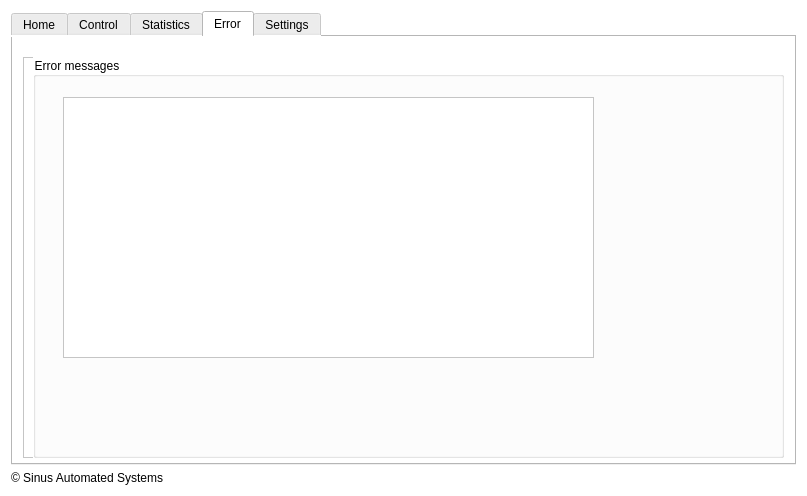
<?xml version="1.0" encoding="UTF-8"?>
<ui version="4.0">
 <class>WateringGUI</class>
 <widget class="QMainWindow" name="WateringGUI">
  <property name="geometry">
   <rect>
    <x>0</x>
    <y>0</y>
    <width>807</width>
    <height>496</height>
   </rect>
  </property>
  <property name="windowTitle">
   <string>WateringGUI</string>
  </property>
  <property name="autoFillBackground">
   <bool>false</bool>
  </property>
  <property name="styleSheet">
   <string notr="true">background-color: white;</string>
  </property>
  <widget class="QWidget" name="centralWidget">
   <layout class="QVBoxLayout" name="verticalLayout_4">
    <item>
     <widget class="QTabWidget" name="tabs">
      <property name="currentIndex">
       <number>3</number>
      </property>
      <widget class="QWidget" name="homeTab">
       <attribute name="title">
        <string>Home</string>
       </attribute>
       <widget class="QWidget" name="verticalLayoutWidget">
        <property name="geometry">
         <rect>
          <x>10</x>
          <y>10</y>
          <width>256</width>
          <height>256</height>
         </rect>
        </property>
        <layout class="QVBoxLayout" name="verticalLayout">
         <item>
          <widget class="QLabel" name="label">
           <property name="text">
            <string/>
           </property>
           <property name="pixmap">
            <pixmap resource="wateringresource.qrc">:/img/logo.png</pixmap>
           </property>
          </widget>
         </item>
        </layout>
       </widget>
       <widget class="QGroupBox" name="groupBox_5">
        <property name="geometry">
         <rect>
          <x>270</x>
          <y>10</y>
          <width>271</width>
          <height>161</height>
         </rect>
        </property>
        <property name="title">
         <string>Software Information</string>
        </property>
        <layout class="QVBoxLayout" name="verticalLayout_7">
         <item>
          <layout class="QHBoxLayout" name="horizontalLayout_10">
           <item>
            <widget class="QLabel" name="label_4">
             <property name="text">
              <string>Version:</string>
             </property>
            </widget>
           </item>
           <item>
            <widget class="QLabel" name="label_13">
             <property name="text">
              <string>None</string>
             </property>
            </widget>
           </item>
          </layout>
         </item>
         <item>
          <layout class="QHBoxLayout" name="horizontalLayout_11">
           <item>
            <widget class="QLabel" name="label_14">
             <property name="text">
              <string>Uptime:</string>
             </property>
            </widget>
           </item>
           <item>
            <widget class="QLabel" name="uptime">
             <property name="text">
              <string>None</string>
             </property>
            </widget>
           </item>
          </layout>
         </item>
         <item>
          <layout class="QHBoxLayout" name="horizontalLayout_13">
           <item>
            <widget class="QLabel" name="label_18">
             <property name="text">
              <string>Active Devices:</string>
             </property>
            </widget>
           </item>
           <item>
            <widget class="QLabel" name="activeDev">
             <property name="text">
              <string>0</string>
             </property>
            </widget>
           </item>
          </layout>
         </item>
         <item>
          <layout class="QHBoxLayout" name="horizontalLayout_14">
           <item>
            <widget class="QLabel" name="label_20">
             <property name="text">
              <string>Total Devices:</string>
             </property>
            </widget>
           </item>
           <item>
            <widget class="QLabel" name="totalDev">
             <property name="text">
              <string>0</string>
             </property>
            </widget>
           </item>
          </layout>
         </item>
        </layout>
       </widget>
       <widget class="QGroupBox" name="groupBox_6">
        <property name="geometry">
         <rect>
          <x>270</x>
          <y>180</y>
          <width>291</width>
          <height>231</height>
         </rect>
        </property>
        <property name="title">
         <string>Connected Devices</string>
        </property>
        <widget class="QWidget" name="verticalLayoutWidget_2">
         <property name="geometry">
          <rect>
           <x>10</x>
           <y>20</y>
           <width>271</width>
           <height>201</height>
          </rect>
         </property>
         <layout class="QVBoxLayout" name="verticalLayout_2">
          <item>
           <widget class="QListWidget" name="mDevList"/>
          </item>
         </layout>
        </widget>
       </widget>
      </widget>
      <widget class="QWidget" name="controlTab">
       <attribute name="title">
        <string>Control</string>
       </attribute>
       <widget class="QWidget" name="horizontalLayoutWidget">
        <property name="geometry">
         <rect>
          <x>10</x>
          <y>10</y>
          <width>201</width>
          <height>31</height>
         </rect>
        </property>
        <layout class="QHBoxLayout" name="horizontalLayout">
         <item>
          <widget class="QLabel" name="label_3">
           <property name="text">
            <string>Device:</string>
           </property>
          </widget>
         </item>
         <item>
          <widget class="QComboBox" name="cDevList"/>
         </item>
        </layout>
       </widget>
       <widget class="QFrame" name="cFrame">
        <property name="geometry">
         <rect>
          <x>0</x>
          <y>40</y>
          <width>791</width>
          <height>401</height>
         </rect>
        </property>
        <widget class="QGroupBox" name="groupBox">
         <property name="geometry">
          <rect>
           <x>0</x>
           <y>10</y>
           <width>261</width>
           <height>211</height>
          </rect>
         </property>
         <property name="title">
          <string>Action List</string>
         </property>
         <layout class="QVBoxLayout" name="verticalLayout_5">
          <item>
           <layout class="QVBoxLayout" name="verticalLayout_3">
            <item>
             <widget class="QPushButton" name="forceIrrbtn">
              <property name="styleSheet">
               <string notr="true">QPushButton {
    background-color: #1C1C1C;
	color: white;
    border-style: outset;
    border-width: 2px;
    border-color: #424242;
}
QPushButton:pressed {
    background-color: #A4A4A4;
    border-style: inset;
}</string>
              </property>
              <property name="text">
               <string>Force irrigation</string>
              </property>
             </widget>
            </item>
            <item>
             <widget class="QPushButton" name="checkHumbtn">
              <property name="styleSheet">
               <string notr="true">QPushButton {
    background-color: #1C1C1C;
	color: white;
    border-style: outset;
    border-width: 2px;
    border-color: #424242;
}
QPushButton:pressed {
    background-color: #A4A4A4;
    border-style: inset;
}</string>
              </property>
              <property name="text">
               <string>Check Current Humidty</string>
              </property>
             </widget>
            </item>
            <item>
             <widget class="QPushButton" name="restartDvcbtn">
              <property name="styleSheet">
               <string notr="true">QPushButton {
    background-color: #1C1C1C;
	color: white;
    border-style: outset;
    border-width: 2px;
    border-color: #424242;
}
QPushButton:pressed {
    background-color: #A4A4A4;
    border-style: inset;
}</string>
              </property>
              <property name="text">
               <string>Restart Device</string>
              </property>
             </widget>
            </item>
           </layout>
          </item>
         </layout>
        </widget>
        <widget class="QGroupBox" name="controlGrp">
         <property name="geometry">
          <rect>
           <x>280</x>
           <y>10</y>
           <width>331</width>
           <height>58</height>
          </rect>
         </property>
         <property name="title">
          <string>Control</string>
         </property>
         <layout class="QHBoxLayout" name="horizontalLayout_8">
          <item>
           <layout class="QHBoxLayout" name="horizontalLayout_6">
            <item>
             <widget class="QLabel" name="label_12">
              <property name="text">
               <string>New Required Humidty:</string>
              </property>
             </widget>
            </item>
            <item>
             <widget class="QLineEdit" name="newReqHum"/>
            </item>
            <item>
             <widget class="QPushButton" name="setHum">
              <property name="styleSheet">
               <string notr="true">QPushButton {
    background-color: #1C1C1C;
	color: white;
    border-style: outset;
    border-width: 2px;
    border-color: #424242;
}
QPushButton:pressed {
    background-color: #A4A4A4;
    border-style: inset;
}</string>
              </property>
              <property name="text">
               <string>Set Humidity</string>
              </property>
             </widget>
            </item>
           </layout>
          </item>
         </layout>
        </widget>
        <widget class="QGroupBox" name="advusr">
         <property name="enabled">
          <bool>true</bool>
         </property>
         <property name="geometry">
          <rect>
           <x>280</x>
           <y>70</y>
           <width>332</width>
           <height>58</height>
          </rect>
         </property>
         <property name="title">
          <string>Advanced Users</string>
         </property>
         <property name="checkable">
          <bool>false</bool>
         </property>
         <layout class="QHBoxLayout" name="horizontalLayout_7">
          <item>
           <layout class="QHBoxLayout" name="horizontalLayout_2">
            <item>
             <widget class="QLabel" name="label_5">
              <property name="text">
               <string>Custom Command:</string>
              </property>
             </widget>
            </item>
            <item>
             <widget class="QLineEdit" name="customCMD"/>
            </item>
            <item>
             <widget class="QPushButton" name="sendCMD">
              <property name="styleSheet">
               <string notr="true">QPushButton {
    background-color: #1C1C1C;
	color: white;
    border-style: outset;
    border-width: 2px;
    border-color: #424242;
}
QPushButton:pressed {
    background-color: #A4A4A4;
    border-style: inset;
}</string>
              </property>
              <property name="text">
               <string>Send</string>
              </property>
             </widget>
            </item>
           </layout>
          </item>
         </layout>
        </widget>
        <widget class="QGroupBox" name="infoBox">
         <property name="geometry">
          <rect>
           <x>10</x>
           <y>230</y>
           <width>321</width>
           <height>161</height>
          </rect>
         </property>
         <property name="title">
          <string>Information</string>
         </property>
         <layout class="QVBoxLayout" name="verticalLayout_8">
          <item>
           <layout class="QVBoxLayout" name="verticalLayout_9">
            <item>
             <layout class="QHBoxLayout" name="horizontalLayout_3">
              <item>
               <widget class="QLabel" name="label_6">
                <property name="text">
                 <string>Last Update:</string>
                </property>
               </widget>
              </item>
              <item>
               <widget class="QLabel" name="lastUpdate">
                <property name="text">
                 <string>None</string>
                </property>
               </widget>
              </item>
             </layout>
            </item>
            <item>
             <layout class="QHBoxLayout" name="horizontalLayout_4">
              <item>
               <widget class="QLabel" name="label_8">
                <property name="text">
                 <string>Device ID:</string>
                </property>
               </widget>
              </item>
              <item>
               <widget class="QLabel" name="devID">
                <property name="text">
                 <string>None</string>
                </property>
               </widget>
              </item>
             </layout>
            </item>
            <item>
             <layout class="QHBoxLayout" name="horizontalLayout_5">
              <item>
               <widget class="QLabel" name="label_10">
                <property name="text">
                 <string>Required Humidty:</string>
                </property>
               </widget>
              </item>
              <item>
               <widget class="QLabel" name="reqHum">
                <property name="text">
                 <string>None</string>
                </property>
               </widget>
              </item>
             </layout>
            </item>
            <item>
             <layout class="QHBoxLayout" name="horizontalLayout_17">
              <item>
               <widget class="QLabel" name="label_24">
                <property name="text">
                 <string>Last Humidty:</string>
                </property>
               </widget>
              </item>
              <item>
               <widget class="QLabel" name="lastHum">
                <property name="text">
                 <string>None</string>
                </property>
               </widget>
              </item>
             </layout>
            </item>
           </layout>
          </item>
         </layout>
        </widget>
        <widget class="QGroupBox" name="groupBox_7">
         <property name="geometry">
          <rect>
           <x>280</x>
           <y>130</y>
           <width>331</width>
           <height>91</height>
          </rect>
         </property>
         <property name="title">
          <string>Update Time Value(minutes)</string>
         </property>
         <widget class="QSlider" name="timeInterval">
          <property name="geometry">
           <rect>
            <x>30</x>
            <y>40</y>
            <width>160</width>
            <height>19</height>
           </rect>
          </property>
          <property name="minimum">
           <number>5</number>
          </property>
          <property name="maximum">
           <number>240</number>
          </property>
          <property name="orientation">
           <enum>Qt::Horizontal</enum>
          </property>
         </widget>
         <widget class="QLabel" name="label_2">
          <property name="geometry">
           <rect>
            <x>240</x>
            <y>40</y>
            <width>47</width>
            <height>13</height>
           </rect>
          </property>
          <property name="text">
           <string>None</string>
          </property>
         </widget>
        </widget>
       </widget>
      </widget>
      <widget class="QWidget" name="statTab">
       <attribute name="title">
        <string>Statistics</string>
       </attribute>
       <widget class="QWidget" name="horizontalLayoutWidget_11">
        <property name="geometry">
         <rect>
          <x>10</x>
          <y>10</y>
          <width>201</width>
          <height>31</height>
         </rect>
        </property>
        <layout class="QHBoxLayout" name="horizontalLayout_15">
         <item>
          <widget class="QLabel" name="label_22">
           <property name="text">
            <string>Device:</string>
           </property>
          </widget>
         </item>
         <item>
          <widget class="QComboBox" name="sDevList"/>
         </item>
        </layout>
       </widget>
       <widget class="QFrame" name="sFrame">
        <property name="geometry">
         <rect>
          <x>-1</x>
          <y>39</y>
          <width>781</width>
          <height>391</height>
         </rect>
        </property>
        <property name="frameShape">
         <enum>QFrame::StyledPanel</enum>
        </property>
        <property name="frameShadow">
         <enum>QFrame::Raised</enum>
        </property>
        <widget class="QGroupBox" name="groupBox_2">
         <property name="geometry">
          <rect>
           <x>10</x>
           <y>30</y>
           <width>521</width>
           <height>331</height>
          </rect>
         </property>
         <property name="title">
          <string>Last 7 Days</string>
         </property>
        </widget>
        <widget class="QGroupBox" name="groupBox_3">
         <property name="geometry">
          <rect>
           <x>540</x>
           <y>30</y>
           <width>221</width>
           <height>331</height>
          </rect>
         </property>
         <property name="title">
          <string>irrigation time(s)</string>
         </property>
         <layout class="QHBoxLayout" name="horizontalLayout_16">
          <item>
           <widget class="QListWidget" name="listWidget_2"/>
          </item>
         </layout>
        </widget>
       </widget>
      </widget>
      <widget class="QWidget" name="errorTab">
       <attribute name="title">
        <string>Error</string>
       </attribute>
       <widget class="QFrame" name="frame">
        <property name="geometry">
         <rect>
          <x>10</x>
          <y>20</y>
          <width>761</width>
          <height>401</height>
         </rect>
        </property>
        <property name="frameShape">
         <enum>QFrame::StyledPanel</enum>
        </property>
        <property name="frameShadow">
         <enum>QFrame::Raised</enum>
        </property>
        <widget class="QGroupBox" name="groupBox_4">
         <property name="geometry">
          <rect>
           <x>10</x>
           <y>0</y>
           <width>751</width>
           <height>401</height>
          </rect>
         </property>
         <property name="title">
          <string>Error messages</string>
         </property>
         <widget class="QListWidget" name="errorView">
          <property name="geometry">
           <rect>
            <x>30</x>
            <y>40</y>
            <width>531</width>
            <height>261</height>
           </rect>
          </property>
         </widget>
        </widget>
       </widget>
      </widget>
      <widget class="QWidget" name="settingsTab">
       <attribute name="title">
        <string>Settings</string>
       </attribute>
       <widget class="QGroupBox" name="adminTools">
        <property name="enabled">
         <bool>false</bool>
        </property>
        <property name="geometry">
         <rect>
          <x>20</x>
          <y>200</y>
          <width>301</width>
          <height>161</height>
         </rect>
        </property>
        <property name="title">
         <string>Adminstrative tools</string>
        </property>
        <widget class="QCheckBox" name="falseDataCheck">
         <property name="geometry">
          <rect>
           <x>10</x>
           <y>40</y>
           <width>211</width>
           <height>27</height>
          </rect>
         </property>
         <property name="text">
          <string>False Data on connection</string>
         </property>
        </widget>
        <widget class="QPushButton" name="falseData">
         <property name="geometry">
          <rect>
           <x>10</x>
           <y>110</y>
           <width>161</width>
           <height>31</height>
          </rect>
         </property>
         <property name="text">
          <string>Append</string>
         </property>
        </widget>
        <widget class="QLabel" name="label_11">
         <property name="geometry">
          <rect>
           <x>10</x>
           <y>80</y>
           <width>251</width>
           <height>21</height>
          </rect>
         </property>
         <property name="text">
          <string>Append false data to active device</string>
         </property>
        </widget>
       </widget>
       <widget class="QGroupBox" name="groupBox_8">
        <property name="geometry">
         <rect>
          <x>330</x>
          <y>200</y>
          <width>361</width>
          <height>121</height>
         </rect>
        </property>
        <property name="title">
         <string>Admin Powers</string>
        </property>
        <widget class="QWidget" name="horizontalLayoutWidget_2">
         <property name="geometry">
          <rect>
           <x>10</x>
           <y>50</y>
           <width>341</width>
           <height>51</height>
          </rect>
         </property>
         <layout class="QHBoxLayout" name="horizontalLayout_9">
          <item>
           <widget class="QLabel" name="label_7">
            <property name="text">
             <string>Admin Password:</string>
            </property>
           </widget>
          </item>
          <item>
           <widget class="QLineEdit" name="adminPwLine"/>
          </item>
          <item>
           <widget class="QPushButton" name="adminEnable">
            <property name="text">
             <string>Enable</string>
            </property>
           </widget>
          </item>
         </layout>
        </widget>
       </widget>
       <widget class="QGroupBox" name="groupBox_9">
        <property name="geometry">
         <rect>
          <x>20</x>
          <y>10</y>
          <width>221</width>
          <height>141</height>
         </rect>
        </property>
        <property name="title">
         <string>General Settings</string>
        </property>
        <widget class="QLabel" name="label_9">
         <property name="geometry">
          <rect>
           <x>20</x>
           <y>50</y>
           <width>191</width>
           <height>71</height>
          </rect>
         </property>
         <property name="text">
          <string>No General Settings</string>
         </property>
        </widget>
       </widget>
      </widget>
     </widget>
    </item>
    <item>
     <widget class="QLabel" name="copyright">
      <property name="text">
       <string>© Sinus Automated Systems</string>
      </property>
     </widget>
    </item>
   </layout>
  </widget>
 </widget>
 <layoutdefault spacing="6" margin="11"/>
 <resources>
  <include location="wateringresource.qrc"/>
 </resources>
 <connections>
  <connection>
   <sender>timeInterval</sender>
   <signal>sliderMoved(int)</signal>
   <receiver>label_2</receiver>
   <slot>setNum(int)</slot>
   <hints>
    <hint type="sourcelabel">
     <x>459</x>
     <y>247</y>
    </hint>
    <hint type="destinationlabel">
     <x>554</x>
     <y>247</y>
    </hint>
   </hints>
  </connection>
 </connections>
</ui>
